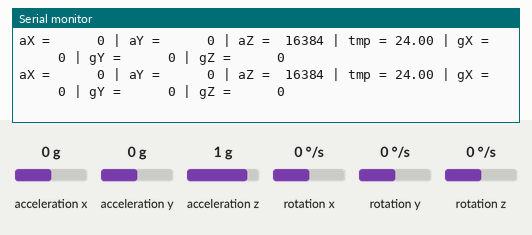
The sketch below on a simulated Arduino Uno, built with avr-gcc and run on an emulated ATmega328P. Shown: the last lines printed to the serial monitor. Wiring (inferred from the names in the program): MPU-6050 motion sensor at I2C address 0x68. The inputs (shaded band) are chosen by the test bench; at power-on: acceleration x 0 g, acceleration y 0 g, acceleration z 1 g, rotation x 0 °/s, rotation y 0 °/s, rotation z 0 °/s.

Above: at 1.8 s.
1.9 s: acceleration x set to -1.4 g
At 2.9 s:
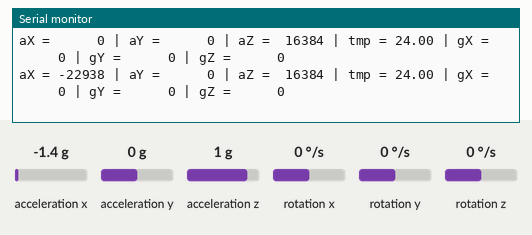
4.6 s: acceleration y set to -1.4 g
At 6.0 s:
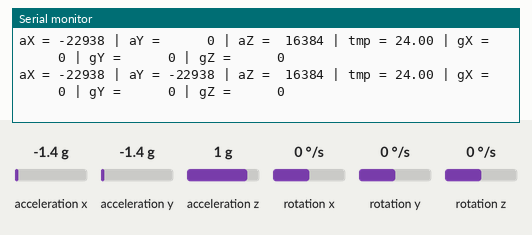
7.7 s: acceleration z set to -1.4 g
At 9.1 s:
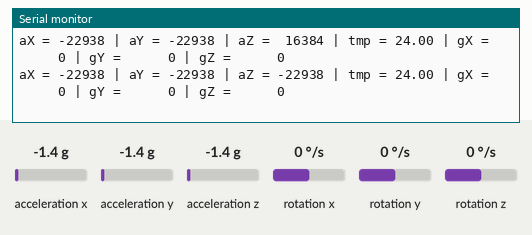
10.8 s: rotation x set to -192 °/s
At 12.2 s:
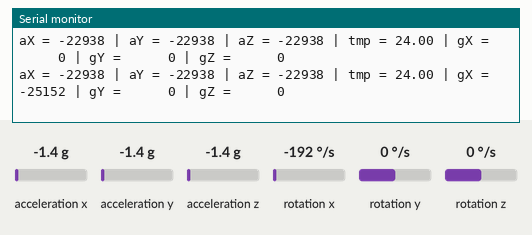
13.9 s: rotation y set to -192 °/s
At 14.8 s:
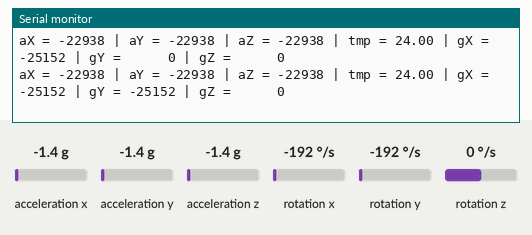
17.0 s: rotation z set to -192 °/s
At 18.4 s:
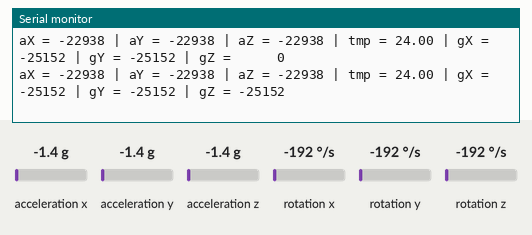

The sketch:

rocket_controller.ino
```cpp
#include <Wire.h>   // Library for I2wC communication

const int MPU_ADDR = 0x68; // MPU6050 I2C address
int16_t accX, accY, accZ;  // Variables for accelerometer raw data
int16_t gyroX, gyroY, gyroZ; // Variables for the gyro raw data
int16_t temperature; // Variable for the temperature data

char tmp_str[7]; // temprary variable used in convert function


char* convert_int16_to_str(int16_t i){ // converts int16 to string. Moreover, resulting strings will have the same length in the debug monitor
  sprintf(tmp_str, "%6d", i);
  return tmp_str;
}

void setup(){
  Serial.begin(9600);
  Wire.begin();
  Wire.beginTransmission(MPU_ADDR); // Begins a transmission to the I2C slave
  Wire.write(0x6B); // PWR_MGMT_1 register
  Wire.write(0); // Wake up the MPU-6050
  Wire.endTransmission(true);
}

void loop(){
  Wire.beginTransmission(MPU_ADDR);
  Wire.write(0x3B); // this means that we will start reading from register 0x3B (ACCEL_XOUT_H)
  Wire.endTransmission(false); // Arduino will send a restart. As a result, the connection is kept active
  Wire.requestFrom(MPU_ADDR, 7*2, true); // Request a total of 14 registers

  // "Wire.read() << 8 | Wire.read();" means that two registers are read and stored in the same variable
  accX = Wire.read() << 8 | Wire.read(); // reading registers: 0x3B (ACCEL_XOUT_H) and 0x3C (ACCEL_XOUT_L)
  accY = Wire.read() << 8 | Wire.read(); // reading registers: 0x3D (ACCEL_YOUT_H) and 0x3E (ACCEL_YOUT_L)
  accZ = Wire.read() << 8 | Wire.read(); // reading registers: 0x3F (ACCEL_ZOUT_H) and 0x40 (ACCEL_ZOUT_L)
  temperature = Wire.read() << 8 | Wire.read(); // reading registers: 0x41 (TEMP_OUT_H) and 0x42 (TEMP_OUT_L)
  gyroX = Wire.read() << 8 | Wire.read(); // reading registers: 0x43 (GYRO_XOUT_H) and 0x44 (GYRO_XOUT_L)
  gyroY = Wire.read() << 8 | Wire.read(); // reading registers: 0x45 (GYRO_YOUT_H) and 0x46 (GYRO_YOUT_L)
  gyroZ = Wire.read() << 8 | Wire.read(); // reading registers: 0x47 (GYRO_ZOUT_H) and 0x48 (GYRO_ZOUT_L)

  // print out data
  Serial.print("aX = "); Serial.print(convert_int16_to_str(accX));
  Serial.print(" | aY = "); Serial.print(convert_int16_to_str(accY));
  Serial.print(" | aZ = "); Serial.print(convert_int16_to_str(accZ));
  Serial.print(" | tmp = "); Serial.print(temperature/340.00+36.53);
  Serial.print(" | gX = "); Serial.print(convert_int16_to_str(gyroX));
  Serial.print(" | gY = "); Serial.print(convert_int16_to_str(gyroY));
  Serial.print(" | gZ = "); Serial.print(convert_int16_to_str(gyroZ));
  Serial.println();

  delay(1000);
}


// float accAngleX, accAngleY, gyroAngleX, gyroAngleY, gyroAngleZ;
// float roll, pitch, yaw;
// float AccErrorX, AccErrorY, GyroErrorX, GyroErrorY, GyroErrorZ;
// float elapsedTime, currentTime, previousTime;
// int c = 0;


// void setup() {
//   // put your setup code here, to run once:
//   Serial.begin(19200);
//   Wire.begin();                      // Initialize comunication
//   Wire.beginTransmission(MPU);       // Start communication with MPU6050 // MPU=0x68
//   Wire.write(0x6B);                  // Talk to the register 6B
//   Wire.write(0x00);                  // Make reset - place a 0 into the 6B register
//   Wire.endTransmission(true);        //end the transmission
//   /*
//   // Configure Accelerometer Sensitivity - Full Scale Range (default +/- 2g)
//   Wire.beginTransmission(MPU);
//   Wire.write(0x1C);                  //Talk to the ACCEL_CONFIG register (1C hex)
//   Wire.write(0x10);                  //Set the register bits as 00010000 (+/- 8g full scale range)
//   Wire.endTransmission(true);
//   // Configure Gyro Sensitivity - Full Scale Range (default +/- 250deg/s)
//   Wire.beginTransmission(MPU);
//   Wire.write(0x1B);                   // Talk to the GYRO_CONFIG register (1B hex)
//   Wire.write(0x10);                   // Set the register bits as 00010000 (1000deg/s full scale)
//   Wire.endTransmission(true);
//   delay(20);
//   */
//   // Call this function if you need to get the IMU error values for your module
//   // calculate_IMU_error();
//   delay(20);

// }

// void loop() {
//   // === Read acceleromter data === //
//   Wire.beginTransmission(MPU);
//   Wire.write(0x3B); // Start with register 0x3B (ACCEL_XOUT_H)
//   Wire.endTransmission(false);
//   Wire.requestFrom(MPU, 6, true); // Read 6 registers total, each axis value is stored in 2 registers
//   //For a range of +-2g, we need to divide the raw values by 16384, according to the datasheet
//   AccX = (Wire.read() << 8 | Wire.read()) / 16384.0; // X-axis value
//   AccY = (Wire.read() << 8 | Wire.read()) / 16384.0; // Y-axis value
//   AccZ = (Wire.read() << 8 | Wire.read()) / 16384.0; // Z-axis value
//   // Calculating Roll and Pitch from the accelerometer data
//   accAngleX = (atan(AccY / sqrt(pow(AccX, 2) + pow(AccZ, 2))) * 180 / PI) - 0.58; // AccErrorX ~(0.58) See the calculate_IMU_error()custom function for more details
//   accAngleY = (atan(-1 * AccX / sqrt(pow(AccY, 2) + pow(AccZ, 2))) * 180 / PI) + 1.58; // AccErrorY ~(-1.58)
//   // === Read gyroscope data === //
//   previousTime = currentTime;        // Previous time is stored before the actual time read
//   currentTime = millis();            // Current time actual time read
//   elapsedTime = (currentTime - previousTime) / 1000; // Divide by 1000 to get seconds
//   Wire.beginTransmission(MPU);
//   Wire.write(0x43); // Gyro data first register address 0x43
//   Wire.endTransmission(false);
//   Wire.requestFrom(MPU, 6, true); // Read 4 registers total, each axis value is stored in 2 registers
//   GyroX = (Wire.read() << 8 | Wire.read()) / 131.0; // For a 250deg/s range we have to divide first the raw value by 131.0, according to the datasheet
//   GyroY = (Wire.read() << 8 | Wire.read()) / 131.0;
//   GyroZ = (Wire.read() << 8 | Wire.read()) / 131.0;
//   // Correct the outputs with the calculated error values
//   GyroX = GyroX + 0.56; // GyroErrorX ~(-0.56)
//   GyroY = GyroY - 2; // GyroErrorY ~(2)
//   GyroZ = GyroZ + 0.79; // GyroErrorZ ~ (-0.8)
//   // Currently the raw values are in degrees per seconds, deg/s, so we need to multiply by sendonds (s) to get the angle in degrees
//   gyroAngleX = gyroAngleX + GyroX * elapsedTime; // deg/s * s = deg
//   gyroAngleY = gyroAngleY + GyroY * elapsedTime;
//   yaw =  yaw + GyroZ * elapsedTime;
//   // Complementary filter - combine acceleromter and gyro angle values
//   roll = 0.96 * gyroAngleX + 0.04 * accAngleX;
//   pitch = 0.96 * gyroAngleY + 0.04 * accAngleY;

//   // Print the values on the serial monitor
//   Serial.print(roll);
//   Serial.print("/");
//   Serial.print(pitch);
//   Serial.print("/");
//   Serial.println(yaw);
// }
```

Measured:
- after the input at 1.9 s, the serial monitor: prints a new line after 0.17 s (image 1)
- after the input at 4.6 s, the serial monitor: prints a new line after 0.58 s (image 2)
- after the input at 7.7 s, the serial monitor: prints a new line after 0.58 s (image 3)
- after the input at 10.8 s, the serial monitor: prints a new line after 0.59 s (image 4)
- after the input at 13.9 s, the serial monitor: prints a new line after 0.59 s (image 5)
- after the input at 17.0 s, the serial monitor: prints a new line after 0.60 s (image 6)
